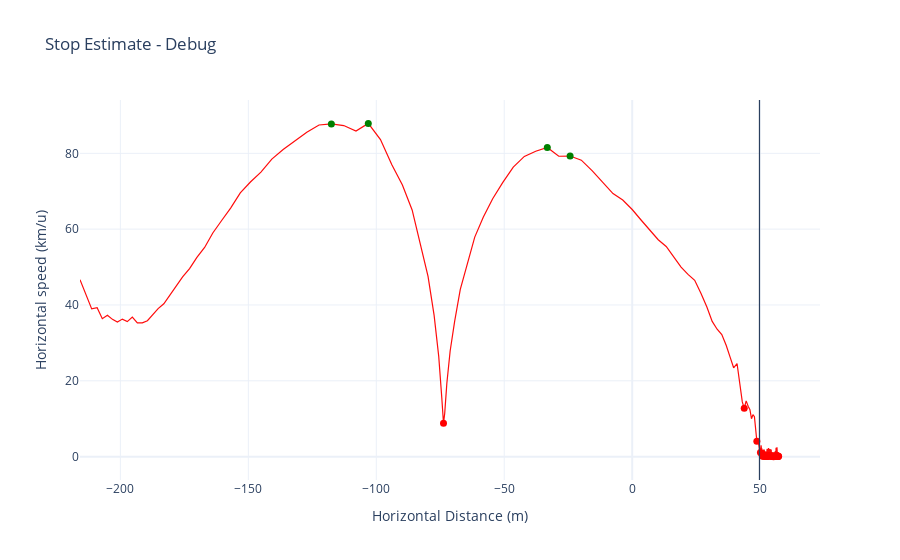

Write notebook code for a chart like this one.
### Markdown cell above
**Stop**


This signifies the conclusion of the landing, marking the cessation of motion.

The stop estimation is determined by identifying the initial dip in horizontal speed data after the most recent peak, where the horizontal speed falls below a predefined offset value. It serves as a method to approximate the point at which the horizontal speed reaches a specific threshold subsequent to reaching its final peak.

### Code cell
landing.plt_stop_estimate_debug()

### Figure 1 — Plotly figure (JSON) as saved in the notebook; plotly's stock layout.template omitted (floating-point values rounded to 4 significant figures; data arrays with more than 128 entries replaced by an {"elided": "..."} marker saying what was removed)
{"data": [{"hovertemplate": "Horz speed: %{y:.2f} km/u<extra></extra>", "line": {"color": "#FF0B0B", "width": 1.2}, "showlegend": false, "type": "scatter", "x": {"elided": "374 float values"}, "y": {"elided": "374 float values"}}, {"marker": {"color": "Green", "size": 7}, "mode": "markers", "showlegend": false, "type": "scatter", "x": [-117.5, -103.1, -33.18, -24.27], "y": [87.76, 87.9, 81.54, 79.29]}, {"marker": {"color": "Red", "size": 7}, "mode": "markers", "showlegend": false, "type": "scatter", "x": [-73.73, 43.78, 48.71, 50.11, 50.76, 50.94, 51.18, 51.46, 51.77, 52.0, 52.08, 52.3, 52.62, 53.08, 53.21, 53.46, 53.8, 54.14, 54.38, 54.55, 54.76, 54.98, 55.04, 55.15, 55.21, 55.61, 55.79, 56.08, 56.61, 56.68, 56.78, 56.98, 57.05, 57.21], "y": [8.82, 12.73, 4.064, 1.109, 0.5053, 0.072, 0.1527, 0.1298, 0.4897, 0.0805, 0.036, 0.1527, 0.05091, 0.0805, 0.0805, 0.2415, 0.219, 0.0805, 0.2036, 0.0805, 0.0805, 0.05091, 0.1138, 0.0805, 0, 0.2305, 0.1018, 0.1836, 0.288, 0.1836, 0.05091, 0.1298, 0.05091, 0.072]}], "layout": {"hovermode": "x unified", "legend": {"x": 1, "xanchor": "right", "y": 1, "yanchor": "top"}, "shapes": [{"line": {"width": 1.2}, "type": "line", "x0": 49.73, "x1": 49.73, "xref": "x", "y0": 0, "y1": 1, "yref": "y domain"}], "title": {"text": "Stop Estimate - Debug"}, "xaxis": {"title": {"text": "Horizontal Distance (m)"}}, "yaxis": {"title": {"text": "Horizontal speed (km/u)"}}}}
